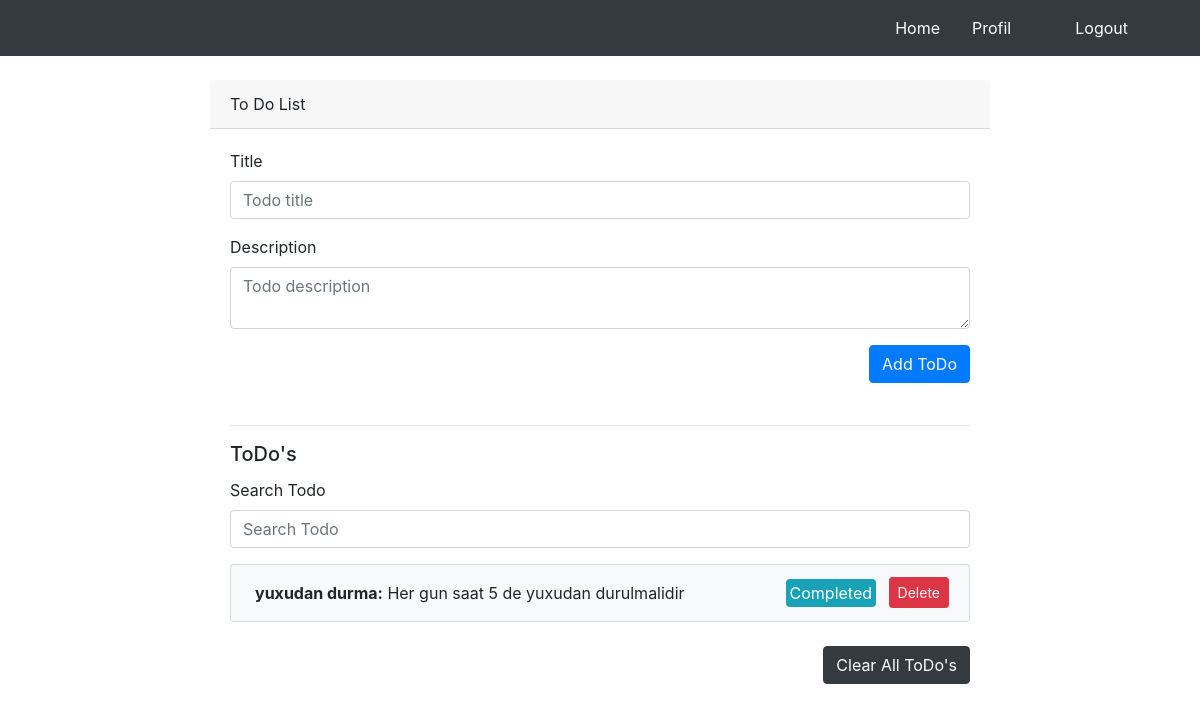
Page / (signed in) on the earlier database version.
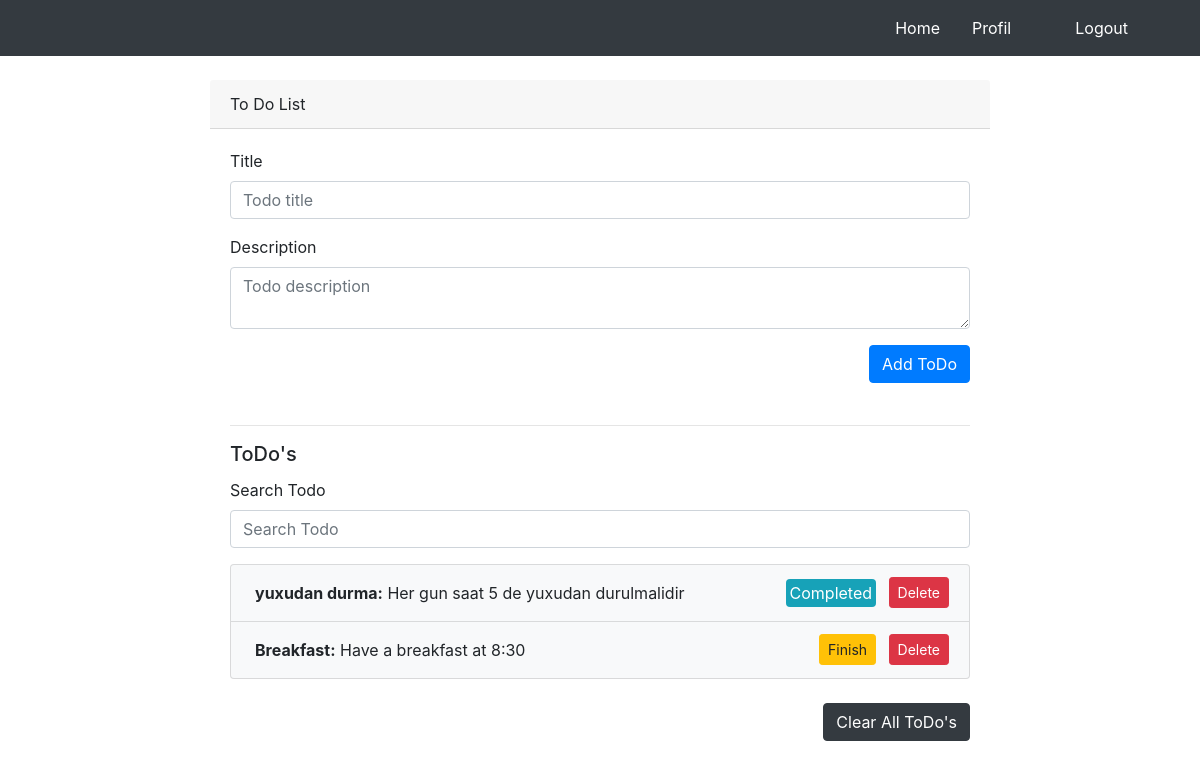
Same page on the later database version.
### index.py (models this page shows)
class Todolist(db.Model):
    id = db.Column(db.Integer, primary_key=True)
    user_id = db.Column(db.Integer, None, db.ForeignKey('users.id'))
    title = db.Column(db.String(100))
    description = db.Column(db.String(1000))
    complete = db.Column(db.Boolean)
    date_cr = db.Column(db.DateTime(timezone=True), server_default=func.now())
    date_up = db.Column(db.DateTime(timezone=True), server_default=func.now(), onupdate=func.now())

### index.py (the view)
@app.route('/')
@login_required
def index():
    form = TodoForm()
    todos = Todolist.query.filter_by(user_id=current_user.id)
    return render_template('index.html', form=form, todos=todos)

### main/forms.py
class TodoForm(FlaskForm):
	title = StringField('Title',validators=[
		DataRequired(),
		Length(min=4),
		])
	description = TextAreaField('Description', validators=[
		DataRequired(),
		Length(min=4, max=1000),
		])
	search = StringField('Search Todo')

### index.py (called while the page is built)
@login_manager.user_loader
def load_user(user_id):
    return Users.query.get(int(user_id))

### templates/index.html (shortened to what this page needs)
{% extends "layout.html" %}
{% block navbar %}
{% include "includes/navbar.html" %}
{% endblock navbar %}
{% block body %}
	<div class="container" style="margin-top: 80px;">
		<div class="card-row col-md-9 ml-auto mr-auto">
			<div class="card-header">To Do List</div>
			<div class="card-body">
				<form id="form">
					<div class="form-group">
						{{form.title.label}}
						{{form.title(class_='form-control', placeholder='Todo title')}}
					</div>
					<div class="form-group">
						{{form.description.label}}
						{{form.description(class_='form-control', placeholder='Todo description', row=4)}}
					</div>
				</form>
				<button class="btn btn-primary float-right" id="submit">Add ToDo</button>
				<br>
			</div>
			<div class="card-body">
				<hr>
				<h5 class="card-title" id="tasks-title">ToDo's</h5>
				<div class="form-group">
					{{form.search.label}}
					{{form.search(class_='form-control', placeholder='Search Todo')}}
				</div>
				<ul class="list-group">
					{% if todos %}
					   {% for todo in todos %}
							<li class="list-group-item d-flex justify-content-between bg-light">
								<span class="align-middle p-1 float-left"><b>{{todo.title}}:</b> {{todo.description}}</span>
								<div class="float-right">
									{% if todo.complete == 1 %}
										<span class="bg-info align-middle p-1 rounded text-white mr-2">Completed</span>
									{% else %}
									    <button class="btn btn-sm btn-warning finish mr-2" value="{{todo.id }}">Finish</button>
									{% endif %}
									<button class="btn btn-sm btn-danger delete" value="{{todo.id}}">Delete</button>
								</div>
							</li>
					   {% endfor %}
					{% else %}
					<div class="alert alert-warning">You have not any todo yet</div>
					{% endif %}
				</ul>
				<br>
				<a href="#" id="clear-todos" class="btn btn-dark float-right">Clear All ToDo's</a>
			</div>
		</div>
	</div>
{% endblock body %}

### templates/layout.html (shortened to what this page needs)
<!DOCTYPE html>
<html lang="en">
<head>
    <link rel="stylesheet" href="/static/css/bootstrap.min.css">
    <link rel="stylesheet" href="/static/css/app.css">
</head>
<body>
    {% from "includes/_formhelpers.html" import render_field %}
    {% block navbar %}
    {% endblock navbar %}
    <div class = "container">
        {% block body %}{% endblock body %}
    </div>
</body>
</html>

### templates/includes/navbar.html (shortened to what this page needs)
<nav class="navbar navbar-expand-lg navbar-dark bg-dark fixed-top navbar-toggleable-md navbar-inverse">
  <div class="collapse navbar-collapse" id="navbarCollapse">
    <ul class="navbar-nav ml-auto">
      <li class="nav-item active mr-3">
        <a class="nav-link" href="#">Home</a>
      </li>
      <li class="nav-item active mr-5">
        <a class="nav-link profil-link" href="#">Profil</a>
      </li>
      <li class="nav-item active mr-5">
        <a class="nav-link" href="/logout">Logout</a>
      </li>
    </ul>
  </div>
</nav>

### static/css/app.css (style rules this page uses)
:root { --input-padding-x: 1.5rem; --input-padding-y: .75rem; }

Differences in the rows shown:
added Todolist: title "Breakfast", description "Have a breakfast at 8:30", {{ todo.id }} 2 (drawn)
